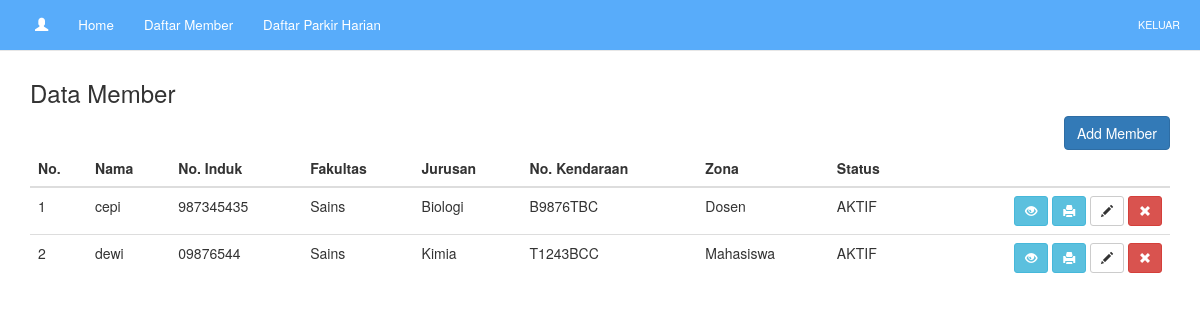
Page /index.php/main/daftarmember on the committed database.
### tables this page shows
CREATE TABLE `app_member` (
  `id` int(11) NOT NULL AUTO_INCREMENT,
  `no_induk` char(20) DEFAULT NULL,
  `fullname` varchar(255) DEFAULT NULL,
  `email` varchar(50) DEFAULT NULL,
  `id_fakultas` int(11) DEFAULT NULL,
  `id_jurusan` int(11) DEFAULT NULL,
  `id_zona` int(11) DEFAULT NULL,
  `no_kendaraan` char(20) DEFAULT NULL,
  `status` int(11) DEFAULT '1' COMMENT '0=not aktif,1=aktif',
  `role` int(11) DEFAULT NULL COMMENT '1=mhs;2=karyawan',
  PRIMARY KEY (`id`),
  KEY `fakultas` (`id_fakultas`),
  KEY `jurusan` (`id_jurusan`),
  KEY `role` (`role`),
  KEY `zona` (`id_zona`),
  CONSTRAINT `fakultas` FOREIGN KEY (`id_fakultas`) REFERENCES `app_fakultas` (`id`),
  CONSTRAINT `jurusan` FOREIGN KEY (`id_jurusan`) REFERENCES `app_jurusan` (`id`),
  CONSTRAINT `role` FOREIGN KEY (`role`) REFERENCES `app_role` (`id`),
  CONSTRAINT `zona` FOREIGN KEY (`id_zona`) REFERENCES `app_zona` (`id`)
);

CREATE TABLE `app_fakultas` (
  `id` int(11) NOT NULL AUTO_INCREMENT,
  `nama_fakultas` varchar(100) DEFAULT NULL,
  PRIMARY KEY (`id`)
);

CREATE TABLE `app_jurusan` (
  `id` int(11) NOT NULL AUTO_INCREMENT,
  `id_fakultas` int(11) DEFAULT NULL,
  `nama_jurusan` varchar(100) DEFAULT NULL,
  PRIMARY KEY (`id`)
);

CREATE TABLE `app_zona` (
  `id` int(11) NOT NULL AUTO_INCREMENT,
  `nama_zona` varchar(50) DEFAULT NULL,
  `kuota` int(11) DEFAULT '20',
  `sisa_kuota` int(11) DEFAULT NULL,
  PRIMARY KEY (`id`)
);

### application/controllers/Main.php (called while the page is built, shortened)
<?php
	class Main extends CI_Controller{
		function __construct(){
			$this->load->model('m_main','main');
		}
		public function daftarmember(){
			$data['result'] = $this->main->get_data('daftarmember');
			$data['fakultas'] = $this->main->get_data('fakultas');
			$data['jurusan'] = $this->main->get_data('jurusan');
			$data['zona'] = $this->main->get_data('zona');
			$data['content'] = "content/daftar_member";
			$this->load->view("layouts/main",$data);
		}
	}
?>

### index.php (called while the page is built, shortened)
<?php
require_once BASEPATH.'core/CodeIgniter.php';

### application/models/M_main.php (called while the page is built, shortened)
<?php
class M_main extends CI_Model{
	function get_data($act="",$id=""){
		if($act == 'daftarmember'){
			if($id != ""){
				$conditions = "WHERE mbr.id=".$id;
			}else{
				$conditions = "";
			}
			$sql = "SELECT mbr.id,mbr.no_induk,mbr.fullname,mbr.no_kendaraan, fkl.nama_fakultas,jrn.nama_jurusan,zona.nama_zona AS zona, CASE WHEN mbr.status=1 THEN 'AKTIF' ELSE 'TIDAK AKTIF' END AS status -- ,  AS role
					FROM app_member mbr
					LEFT JOIN app_fakultas fkl ON fkl.id = mbr.id_fakultas
					LEFT JOIN app_jurusan jrn ON jrn.id = mbr.id_jurusan
					LEFT JOIN app_zona zona ON zona.id = mbr.id_zona ".$conditions;
			$result = $this->db->query($sql)->result_array();
			return $result;
		}else if($act == 'member'){
			$sql = "SELECT * FROM app_member WHERE id=".$id;
			$result = $this->db->query($sql)->row();
			return $result;
		}else if($act == 'fakultas'){
			$sql = "SELECT * FROM app_fakultas";
			$result = $this->db->query($sql)->result_array();
			return $result;
		}else if($act == 'jurusan'){
			$sql = "SELECT * FROM app_jurusan";
			$result = $this->db->query($sql)->result_array();
			return $result;
		}else if($act == 'zona'){
			$sql = "SELECT * FROM app_zona";
			$result = $this->db->query($sql)->result_array();
			return $result;
		}else if($act == 'jabatan'){
			$sql = "SELECT * FROM app_jabatan";
			$result = $this->db->query($sql)->result_array();
			return $result;
		}else if($act == "kuota"){
			$sql = "SELECT zona.id,mbr.id AS id_member,mbr.no_induk,mbr.no_kendaraan,zona.nama_zona,zona.kuota,zona.sisa_kuota
					FROM app_member mbr
					INNER JOIN app_zona zona ON zona.id = mbr.id_zona
					WHERE mbr.no_induk ='$id'";
			$result = $this->db->query($sql)->result_array();
			return $result;
		}else if($act == 'inout'){
			$sql = "SELECT * FROM app_inout WHERE no_induk='$id' ORDER BY id DESC";
			$result = $this->db->query($sql)->result_array();
			return $result;
		}else if($act == 'daftarparkir'){
			$sql = "SELECT ant.*, zona.nama_zona,mbr.no_kendaraan
					FROM app_inout ant
					LEFT JOIN app_member mbr ON mbr.no_induk = ant.no_induk
					LEFT JOIN app_zona zona ON zona.id = mbr.id_zona
					WHERE DATE(created_date) = CURDATE()
					ORDER BY id DESC";
			$result = $this->db->query($sql)->result_array();
			return $result;
		}
	}
}

### application/views/content/daftar_member.php (the view, shortened to what this page needs)
<div align="left">
	<h3>Data Member</h3>
</div>
<div class="row">
	<div class="col-sm-12">
		<div align="right">
			<button class="btn btn-primary" data-toggle="modal" data-target="#addmemberModal" >Add Member</button>
		</div>
		<table class="table table-hover">
			<thead>
				<tr>
					<th style="width:5%;">No.</th>
					<th>Nama</th>
					<th>No. Induk</th>
					<th>Fakultas</th>
					<th>Jurusan</th>
					<th>No. Kendaraan</th>
					<th>Zona</th>
					<th>Status</th>
					<th></th>
				</tr>
			</thead>
			<tbody>
			<?php
				$no = 0;
				foreach($result as $value){
					$no++;
			?>
				<tr>
					<td><?php echo $no; ?></td>
					<td><?php echo $value['fullname']; ?></td>
					<td><?php echo $value['no_induk']; ?></td>
					<td><?php echo $value['nama_fakultas']; ?></td>
					<td><?php echo $value['nama_jurusan']; ?></td>
					<td><?php echo $value['no_kendaraan']; ?></td>
					<td><?php echo $value['zona']; ?></td>
					<td><?php echo $value['status']; ?></td>
					<td align="right">
						<a href="<?= base_url("main/execute/cetak/member"); ?>/<?= $value['id'] ?>" target="_blank"><button type="button" class="btn btn-sm btn-info"><span class="glyphicon glyphicon-eye-open"></span></button></a>
						<a href="<?= base_url("main/export/cetak_kartu/"); ?><?= $value['id'] ?>" target="_blank"><button type="button" class="btn btn-sm btn-info"><span class="glyphicon glyphicon-print"></span></button></a>
						<a href="#"><button type="button" data-toggle="modal" data-target="#updatememberModal" id="<?php echo $value['id']; ?>" class="edit btn btn-sm btn-default"><span class="glyphicon glyphicon-pencil"></span></button></a>
						<a href="<?php echo base_url('main/execute/delete/member/'.$value['id']); ?>" onclick="return confirm('Hapus <?php echo $value['fullname'] ?>?')"><button type="button" class="btn btn-sm btn-danger"><span class="glyphicon glyphicon-remove"></span></button></a>
					</td>
				</tr>
			 <?php } ?>
			</tbody>
		</table>
	</div>
</div>

### application/views/layouts/Main.php (shortened to what this page needs)
<!DOCTYPE html>
<html>
	<head>
		<link href="<?php echo base_url('assets/bootstrap/css/bootstrap.min.css'); ?>" rel="stylesheet">
		<link href="<?php echo base_url('assets/css/style.css'); ?>" rel="stylesheet">
	</head>
	<body>
	<nav class="navbar navbar-default nav-t navbar-fixed-top">
		<div class="navbar-header">
			<a class="navbar-brand" href="#"><span class="glyphicon glyphicon-user"></span> <?php echo $this->session->userdata('nama') ?></a>
			<?php if($this->session->userdata('levelaks') == 3){ ?>
			<?php }else{ ?>
				<a class="navbar-brand" href="<?php echo base_url('main/home'); ?>">Home</a>
				<a class="navbar-brand" href="<?php echo base_url('main/daftarmember'); ?>">Daftar Member</a>
				<a class="navbar-brand" href="<?php echo base_url('main/daftarparkir'); ?>">Daftar Parkir Harian</a>
			<?php } ?>
		</div>
		<div class="collapse navbar-collapse" id="myNavbar">
			<ul class="nav navbar-nav navbar-right">
				<li class="menu-t"><a href="<?php echo base_url(); ?>login/logoutProcess">KELUAR</a></li>
			</ul>
		</div>
	</nav>
	<div class="container">
		<?php $this->load->view($content); ?>
	</div>
	</body>
</html>

### assets/css/style.css (style rules this page uses)
.nav-t { padding:0px 20px 0px 20px;background-color:#58ACFA; }
.navbar-default .navbar-nav > li > a { color:#fff;font-size:8pt; }
.navbar-default .navbar-header > a, .navbar-default .navbar-header > a:hover, .navbar-default .navbar-header > a:active, .navbar-default .navbar-header > a:focus { color:#fff;font-size:10pt; }

### rows in the picture
app_member: fullname "cepi", no_induk "987345435", id_fakultas.nama_fakultas "Sains", id_jurusan.nama_jurusan "Biologi", no_kendaraan "B9876TBC", id_zona.nama_zona "Dosen", status "AKTIF"
app_member: fullname "dewi", no_induk "09876544", id_fakultas.nama_fakultas "Sains", id_jurusan.nama_jurusan "Kimia", no_kendaraan "T1243BCC", id_zona.nama_zona "Mahasiswa", status "AKTIF"
